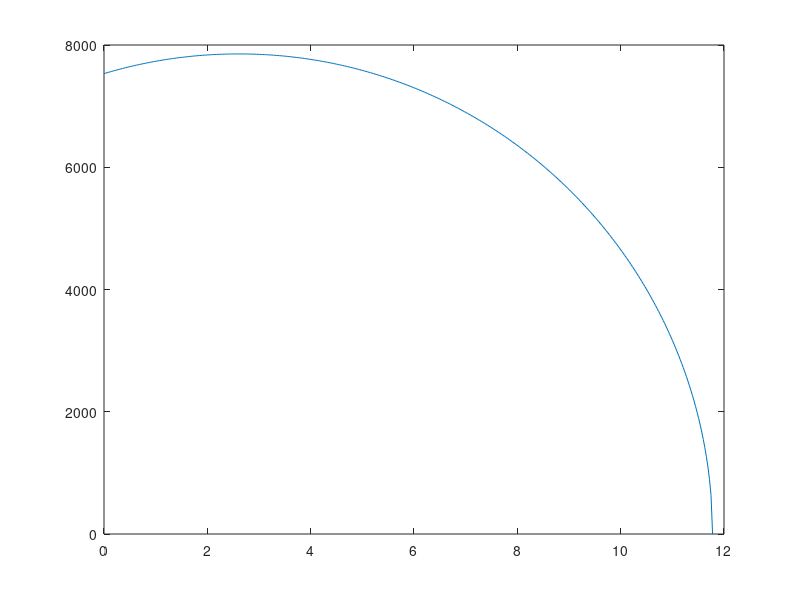
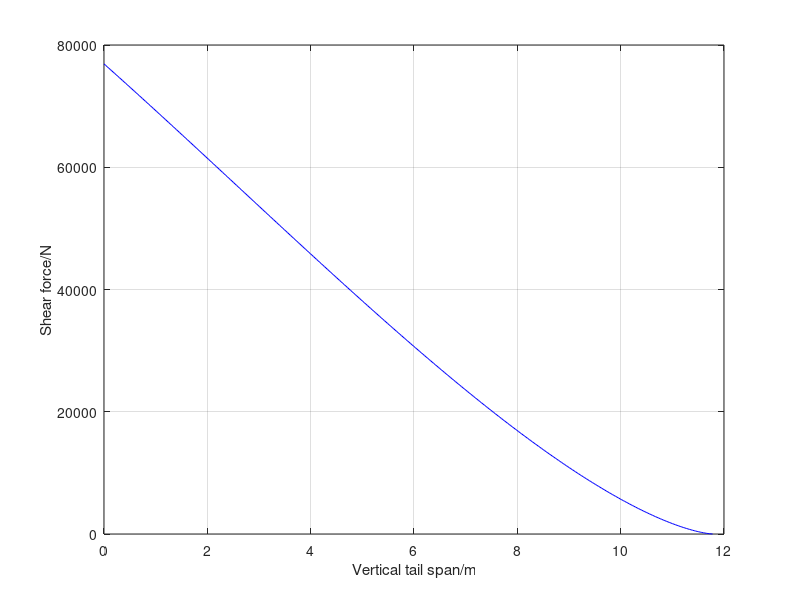
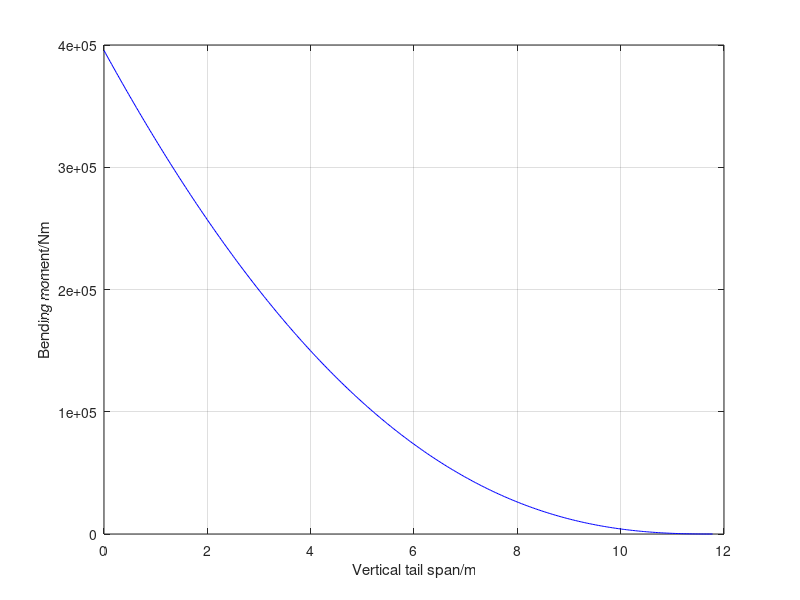
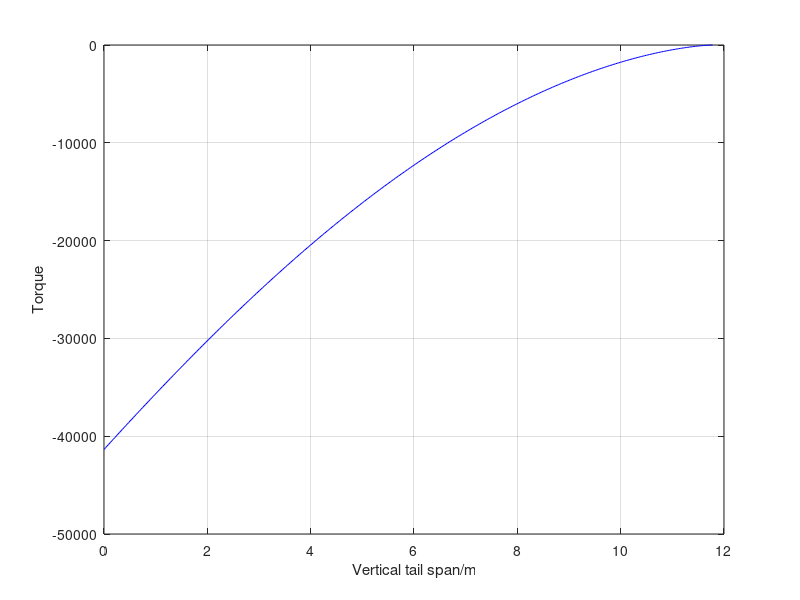

The MATLAB script that drew these images, in order:
clear
clc
%F
halfSpan = 9.5-2.11;  %fake span
aCruise = 296.5355;
rho = 0.3796;
M = 0.8;
V_cruise = M * aCruise;
V_max = 0.8*aCruise*1.25;% maximum velocity
N = 308;
dy = halfSpan/(N-1);
y = 0 : dy : halfSpan;
ellipfunc = (1-(y./halfSpan).^2).^0.5;
newellipfunc([1:88])=flip(ellipfunc([1:88]));
newellipfunc([88+1:88+N])=ellipfunc;
newy=0:9.5/(396-1): 9.5;
F=61.94*10^3;
l_wing = newellipfunc*F/(trapz(newy,newellipfunc));
%x
halfSpan=9.5;
cRoot = 6.11; % root chord
cTip = 3.05; % tip chord
sweep = deg2rad(38);
theta = atan((tan(sweep)*halfSpan+0.15*(cTip-cRoot))/halfSpan);
bs = halfSpan/cos(theta);
dx = bs/(396-1);
x = 0 : dx : bs;

alead = atan((tan(sweep)*halfSpan-0.25*(cTip-cRoot))/halfSpan);
atrai = atan((tan(sweep)*halfSpan+0.75*(cTip-cRoot))/halfSpan);
lright = cRoot/(tan(alead)-tan(atrai));
lflex = lright/cos(theta);
chordS = (lflex-x/cos(theta))*(tan(alead-theta)+tan(theta-atrai));

plot(x,l_wing)
totalLoad=l_wing;
%shear force
N=396;
shearForce = totalLoad.*dx;
for i = 1:N
    shearForce(i) = sum(shearForce(i:N));
end
figure(2)
plot(x,shearForce,'b')
xlabel('Vertical tail span/m')
ylabel('Shear force/N')
grid on

%Bending moment
shearForce(N+1)=0;
for i = 1:N
    dbendMoment(i) = (shearForce(i)+shearForce(i+1))*(dx)/2;
end

for i = 1:N
    bendMoment(i) = sum(dbendMoment(i:N));
end

figure(3)
plot(x,bendMoment,'b')
xlabel('Vertical tail span/m')
ylabel('Bending moment/Nm')
grid on

%Torque
%assume flexural axis at (.15+.60)/2=37.5% chord -- centre of wing box
xCenter = 0.375;
c = cRoot : -(cRoot-cTip)/(N-1) :cTip; % aero chord length distribution
t2c = 0.15;
t = t2c.*c;

forceArm = (xCenter - 0.463).*c;
forceTorque = shearForce(1:396).*forceArm;
%sectional torque
T = forceTorque;
% dTn = deltaLaN+deltaNWb+dM0;
%total torque

figure(4)
plot(x,T,'b');
% hold on
% plot(x,Tn);
xlabel('Vertical tail span/m')
ylabel('Torque')
grid on

%% calculation of shear flow
bBox = t.*(0.85/0.9165);
cBox = 0.45.*c;
NormalLoad = bendMoment./(bBox.*cBox);

%T/2A
qTorque = -T./(2*bBox.*cBox);
% qTorque2 = -Tn./(2*bBox*cBox);

%SF/2Bw
qS = shearForce(1:396)./(2.*bBox);

figure(5)
plot(x,NormalLoad,'b');
xlabel('Vertical tailplane semispan/m')
ylabel('Compression per unit length/Nm^-1')
grid on

figure(6)
plot(x,qTorque,'b');
xlabel('Vertical tailplane semispan/m')
ylabel('Shear Flow from torque/Nm^-1')
grid on
 
figure(7)
plot(x,qS,'b');
xlabel('Vertical tailplane semispan/m')
ylabel('Shear flow from shear force/Nm^-1')
grid on

%%
ks = 8.2;
q1 = abs(qS+qTorque);
q2 = abs(qS-qTorque);
E = 76E9;
tFrontSpar = 1000*((q1.*bBox.^2)./(ks*E)).^(1/3);
tRearSpar = 1000*((q2.*bBox.^2)./(ks*E)).^(1/3);
tFrontSpar = ceil(tFrontSpar.*10)/10;
tRearSpar = ceil(tRearSpar.*10)/10;
figure(8)
plot(x,tFrontSpar);
hold on;
plot(x,tRearSpar);
xlabel("Vertical tailplane semispan/m");
ylabel("Thickness/mm");
legend("Front spar","Rear spar");
grid on
shearStress1 = q1./tFrontSpar;
shearStress2 = q2./tRearSpar;
disp(max(shearStress1));
disp(max(shearStress2));


volumeSpar1 = sum(0.001.*tFrontSpar.*bBox.*dx);
volumeSpar2 = sum(0.001.*tRearSpar.*bBox.*dx);
massSparTotal = volumeSpar1*2710
massSparTota2 = volumeSpar2*2710
